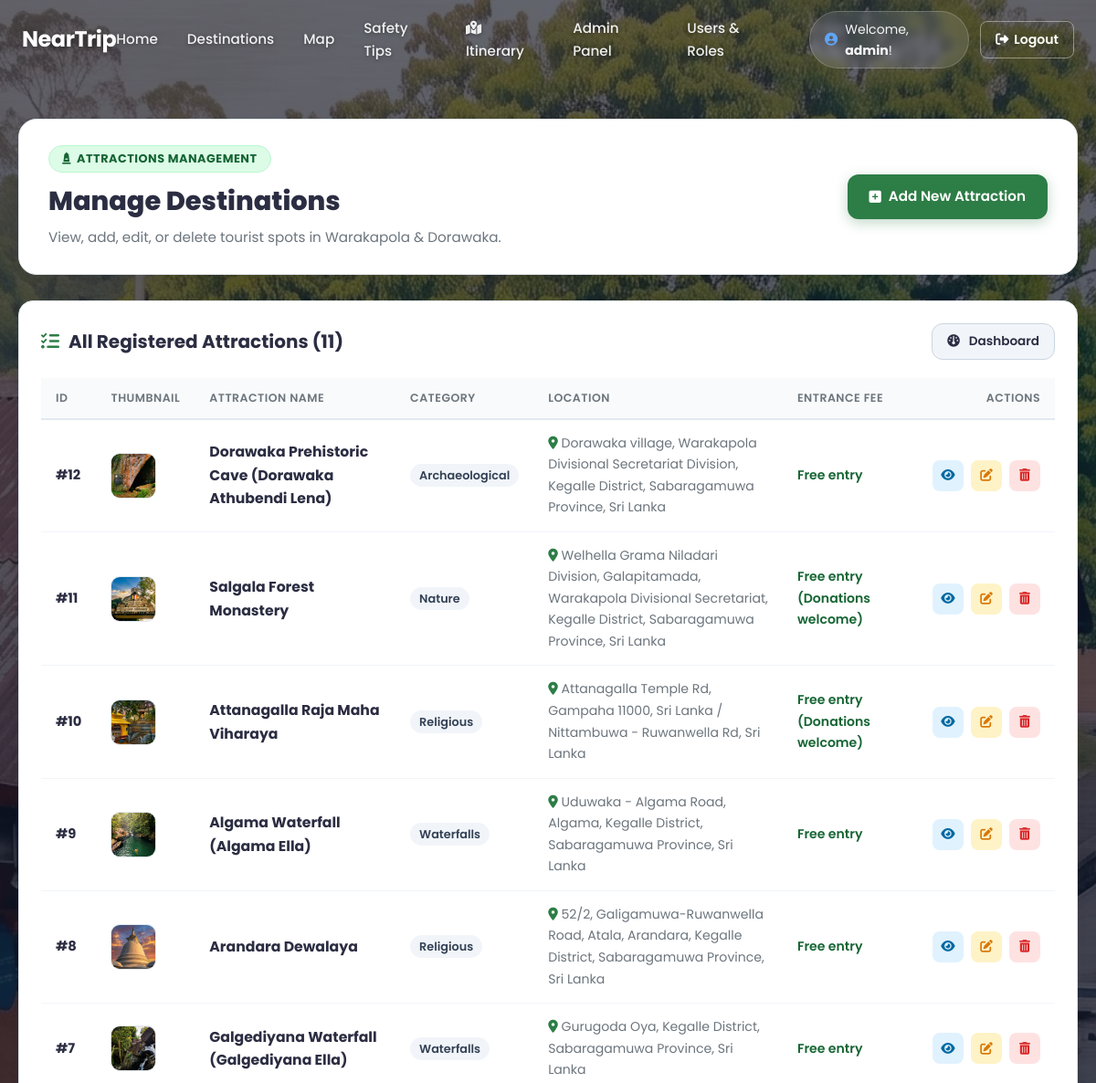
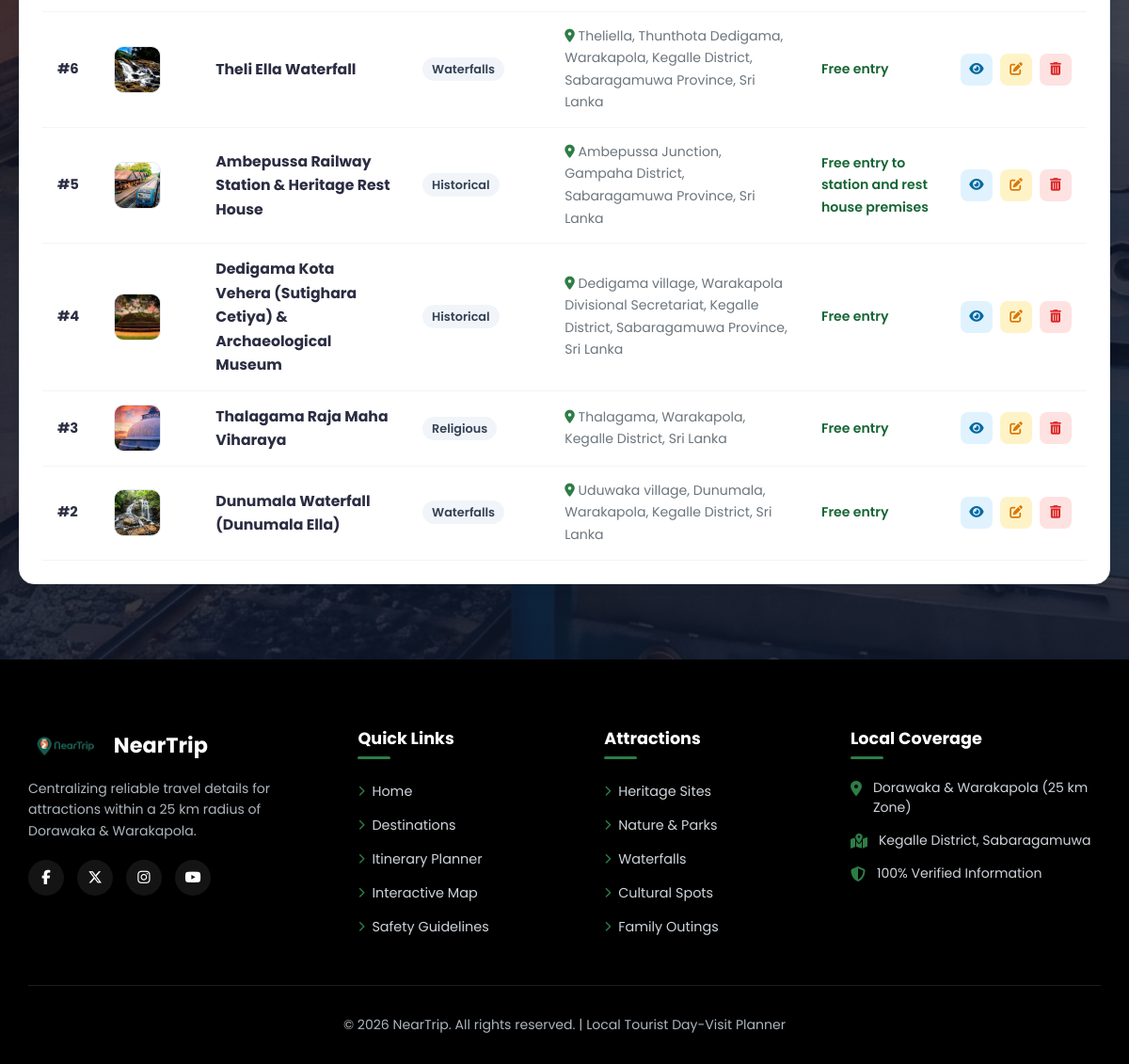
Screenshot of /admin/attractions.php (signed in) with the database file from the repository (2 pictures, top to bottom).
### tables this page shows
CREATE TABLE `attraction` (
  `attraction_id` int(11) NOT NULL,
  `category_id` int(11) DEFAULT NULL,
  `admin_id` int(11) DEFAULT NULL,
  `name` varchar(100) DEFAULT NULL,
  `description` text DEFAULT NULL,
  `location` varchar(255) DEFAULT NULL,
  `latitude` decimal(10,8) DEFAULT NULL COMMENT 'GPS latitude coordinate',
  `longitude` decimal(11,8) DEFAULT NULL COMMENT 'GPS longitude coordinate',
  `opening_hours` varchar(100) DEFAULT NULL COMMENT 'Opening hours of the attraction',
  `entrance_fee` varchar(100) DEFAULT NULL COMMENT 'Entrance fee (can be "Free" or amount)',
  `facilities` text DEFAULT NULL COMMENT 'Available facilities (parking, restrooms, etc.)',
  `travel_tips` text DEFAULT NULL COMMENT 'Travel tips for visitors',
  `safety_guidelines` text DEFAULT NULL COMMENT 'Safety guidelines for visitors',
  `image_url` varchar(255) DEFAULT NULL COMMENT 'Path to attraction image'
);

CREATE TABLE `category` (
  `category_id` int(11) NOT NULL,
  `category_name` varchar(50) DEFAULT NULL
);

### includes/auth.php (called while the page is built, shortened)
<?php
if (!function_exists('isLoggedIn')) {
    function isLoggedIn() {
        return isset($_SESSION['admin_id']) && !empty($_SESSION['admin_id']);
    }
}
if (!function_exists('isAdmin')) {
    function isAdmin() {
        return isLoggedIn() && isset($_SESSION['role']) && $_SESSION['role'] === 'admin';
    }
}
if (!function_exists('getCurrentUsername')) {
    function getCurrentUsername() {
        return isLoggedIn() && isset($_SESSION['username']) ? $_SESSION['username'] : 'Guest';
    }
}

### admin/attractions.php (the view, shortened to what this page needs)
<?php
include_once __DIR__ . '/../includes/header.php';
$attractions = [];
$sql = "SELECT a.*, c.category_name
        FROM `attraction` a
        LEFT JOIN `category` c ON a.category_id = c.category_id
        ORDER BY a.attraction_id DESC";
$result = $conn->query($sql);
if ($result && $result->num_rows > 0) {
    while ($row = $result->fetch_assoc()) {
        $attractions[] = $row;
    }
}
?>
<main class="dashboard-page-section" style="padding: 130px 20px 80px 20px; background-color: #F8FAFC;">
    <div class="section-container" style="max-width: 1200px; margin: 0 auto;">
        <div class="admin-welcome-banner">
            <div>
                <span class="role-badge admin">
                    <i class="fas fa-monument"></i> Attractions Management
                </span>
                <h1 class="admin-welcome-title">Manage Destinations</h1>
                <p class="admin-welcome-subtext">View, add, edit, or delete tourist spots in Warakapola & Dorawaka.</p>
            </div>
            <div class="admin-welcome-actions">
                <a href="add_attraction.php" class="btn-primary-action">
                    <i class="fas fa-square-plus"></i> Add New Attraction
                </a>
            </div>
        </div>
        <div class="admin-panel-card" style="margin-top: 24px;">
            <div class="panel-card-header flex-between" style="flex-wrap: wrap; gap: 14px; margin-bottom: 20px;">
                <h3 class="panel-card-title" style="margin: 0;">
                    <i class="fas fa-list-check"></i> All Registered Attractions (<?php echo count($attractions); ?>)
                </h3>
                <div style="display: flex; gap: 10px;">
                    <a href="dashboard.php" class="quick-action-btn outline" style="padding: 8px 16px; font-size: 0.85rem;">
                        <i class="fas fa-gauge"></i> Dashboard
                    </a>
                </div>
            </div>
            <div class="admin-table-responsive">
                <?php if (!empty($attractions)): ?>
                    <table class="admin-data-table">
                        <thead>
                            <tr>
                                <th>ID</th>
                                <th>Thumbnail</th>
                                <th>Attraction Name</th>
                                <th>Category</th>
                                <th>Location</th>
                                <th>Entrance Fee</th>
                                <th style="text-align: right;">Actions</th>
                            </tr>
                        </thead>
                        <tbody>
                            <?php foreach ($attractions as $item): ?>
                                <?php
                                    $rawImg = !empty($item['image_url']) ? $item['image_url'] : 'assets/hero.webp';
                                    $cleanImg = ltrim($rawImg, '/');
                                    $imgSrc = file_exists(__DIR__ . '/../' . $cleanImg) ? '../' . $cleanImg : '../assets/hero.webp';
                                ?>
                                <tr>
                                    <td><strong>#<?php echo (int)$item['attraction_id']; ?></strong></td>
                                    <td>
                                        <div style="width: 50px; height: 50px; border-radius: 10px; overflow: hidden; border: 1px solid #E2E8F0;">
                                            <img src="<?php echo htmlspecialchars($imgSrc); ?>" alt="<?php echo htmlspecialchars($item['name']); ?>" style="width: 100%; height: 100%; object-fit: cover;">
                                        </div>
                                    </td>
                                    <td>
                                        <strong style="color: var(--text-dark); font-size: 0.98rem;"><?php echo htmlspecialchars($item['name']); ?></strong>
                                    </td>
                                    <td>
                                        <span class="table-badge">
                                            <?php echo !empty($item['category_name']) ? htmlspecialchars($item['category_name']) : 'General'; ?>
                                        </span>
                                    </td>
                                    <td>
                                        <span style="font-size: 0.88rem; color: var(--text-muted);">
                                            <i class="fas fa-location-dot" style="color: var(--primary);"></i> <?php echo htmlspecialchars($item['location']); ?>
                                        </span>
                                    </td>
                                    <td>
                                        <span style="font-size: 0.88rem; font-weight: 600; color: #166534;">
                                            <?php echo !empty($item['entrance_fee']) ? htmlspecialchars($item['entrance_fee']) : 'Free'; ?>
                                        </span>
                                    </td>
                                    <td style="text-align: right;">
                                        <div class="table-action-btns">
                                            <a href="../details.php?id=<?php echo (int)$item['attraction_id']; ?>" class="tbl-btn view" title="View Public Page">
                                                <i class="fas fa-eye"></i>
                                            </a>
                                            <a href="edit_attraction.php?id=<?php echo (int)$item['attraction_id']; ?>" class="tbl-btn edit" title="Edit Attraction">
                                                <i class="fas fa-pen-to-square"></i>
                                            </a>
                                            <a href="delete_attraction.php?id=<?php echo (int)$item['attraction_id']; ?>" class="tbl-btn delete" title="Delete Attraction">
                                                <i class="fas fa-trash-can"></i>
                                            </a>
                                        </div>
                                    </td>
                                </tr>
                            <?php endforeach; ?>
                        </tbody>
                    </table>
                <?php endif; ?>
            </div>
        </div>
    </div>
</main>
<?php
include_once __DIR__ . '/../includes/footer.php';
?>

### includes/header.php (shortened to what this page needs)
<?php
$inSubfolder = (strpos($_SERVER['PHP_SELF'], '/admin/') !== false || strpos($_SERVER['PHP_SELF'], '/user/') !== false);
$prefix = $inSubfolder ? '../' : '';
$currentPage = basename($_SERVER['PHP_SELF']);
?>
<!DOCTYPE html>
<html lang="en">
<head>
    <link rel="stylesheet" href="https://cdnjs.cloudflare.com/ajax/libs/font-awesome/6.5.1/css/all.min.css">
    <link rel="stylesheet" href="<?php echo $prefix; ?>assets/css/style.css">
</head>
<body>
    <header class="navbar">
        <div class="nav-container">
            <a href="<?php echo $prefix; ?>index.php" class="navbar-brand">
                <span>NearTrip</span>
            </a>
            <nav class="nav-menu">
                <ul>
                    <li><a href="<?php echo $prefix; ?>index.php" class="nav-link <?= ($currentPage == 'index.php') ? 'active' : '' ?>">Home</a></li>
                    <li><a href="<?php echo $prefix; ?>places.php" class="nav-link <?= ($currentPage == 'places.php') ? 'active' : '' ?>">Destinations</a></li>
                    <li><a href="<?php echo $prefix; ?>map.php" class="nav-link <?= ($currentPage == 'map.php') ? 'active' : '' ?>">Map</a></li>
                    <li><a href="<?php echo $prefix; ?>safety.php" class="nav-link <?= ($currentPage == 'safety.php') ? 'active' : '' ?>">Safety Tips</a></li>
                    <?php
                        $itineraryCount = (isset($_SESSION['itinerary']) && is_array($_SESSION['itinerary'])) ? count($_SESSION['itinerary']) : 0;
                    ?>
                    <li>
                        <a href="<?php echo $prefix; ?>plan.php" class="nav-link <?= ($currentPage == 'plan.php' || $currentPage == 'itinerary.php') ? 'active' : '' ?>">
                            <i class="fas fa-map-location-dot" style="margin-right: 4px;"></i> Itinerary<?php if ($itineraryCount > 0): ?> <span class="nav-itinerary-badge"><?php echo $itineraryCount; ?></span><?php endif; ?>
                        </a>
                    </li>
                    <?php if (isLoggedIn()): ?>
                        <?php if (isAdmin()): ?>
                            <li><a href="<?php echo $prefix; ?>admin/dashboard.php" class="nav-link <?= ($currentPage == 'dashboard.php' && strpos($_SERVER['PHP_SELF'], '/admin/') !== false) ? 'active' : '' ?>">Admin Panel</a></li>
                            <li><a href="<?php echo $prefix; ?>admin/users.php" class="nav-link <?= ($currentPage == 'users.php') ? 'active' : '' ?>">Users & Roles</a></li>
                        <?php else: ?>
                            <li><a href="<?php echo $prefix; ?>user/dashboard.php" class="nav-link <?= ($currentPage == 'dashboard.php' && strpos($_SERVER['PHP_SELF'], '/user/') !== false) ? 'active' : '' ?>">My Dashboard</a></li>
                        <?php endif; ?>
                    <?php endif; ?>
                </ul>
                <div class="nav-actions">
                    <?php if (isLoggedIn()): ?>
                        <a href="<?php echo $prefix; ?>user/profile.php" class="user-greeting-badge" style="text-decoration: none; display: inline-flex; align-items: center; gap: 8px; color: rgba(255, 255, 255, 0.95); background: rgba(255, 255, 255, 0.12); padding: 8px 16px; border-radius: 50px; font-size: 0.88rem; transition: all 0.3s ease; border: 1px solid rgba(255, 255, 255, 0.2);" title="Manage Account Profile & Password">
                            <i class="fas fa-user-circle" style="color: #60A5FA;"></i>
                            <span>Welcome, <strong><?php echo htmlspecialchars(getCurrentUsername()); ?></strong>!</span>
                        </a>
                        <a href="<?php echo $prefix; ?>admin/logout.php" class="btn-outline-logout" title="Logout">
                            <i class="fas fa-right-from-bracket"></i> Logout
                        </a>
                    <?php else: ?>
                        <a href="<?php echo $prefix; ?>admin/login.php" class="btn-login">
                            <i class="fas fa-right-to-bracket"></i> Login
                        </a>
                    <?php endif; ?>
                </div>
            </nav>
        </div>
    </header>

### includes/footer.php
<?php
$inSubfolderFooter = (strpos($_SERVER['PHP_SELF'], '/admin/') !== false || strpos($_SERVER['PHP_SELF'], '/user/') !== false);
$footerPrefix = isset($prefix) ? $prefix : ($inSubfolderFooter ? '../' : '');
?>
    <footer class="footer">
        <div class="footer-container">
            <div class="footer-grid">
                <div class="footer-col">
                    <div class="footer-brand">
                        <img src="<?php echo $footerPrefix; ?>assets/logo.png" alt="NearTrip Logo">
                        <span>NearTrip</span>
                    </div>
                    <p class="footer-tagline">Centralizing reliable travel details for attractions within a 25 km radius of Dorawaka & Warakapola.</p>
                    <div class="footer-socials">
                        <a href="javascript:void(0);" class="social-link" aria-label="Facebook"><i class="fab fa-facebook-f"></i></a>
                        <a href="javascript:void(0);" class="social-link" aria-label="Twitter"><i class="fab fa-x-twitter"></i></a>
                        <a href="javascript:void(0);" class="social-link" aria-label="Instagram"><i class="fab fa-instagram"></i></a>
                        <a href="javascript:void(0);" class="social-link" aria-label="YouTube"><i class="fab fa-youtube"></i></a>
                    </div>
                </div>
                <div class="footer-col">
                    <h4 class="footer-col-title">Quick Links</h4>
                    <ul class="footer-links">
                        <li><a href="<?php echo $footerPrefix; ?>index.php"><i class="fas fa-chevron-right"></i> Home</a></li>
                        <li><a href="<?php echo $footerPrefix; ?>places.php"><i class="fas fa-chevron-right"></i> Destinations</a></li>
                        <li><a href="<?php echo $footerPrefix; ?>plan.php"><i class="fas fa-chevron-right"></i> Itinerary Planner</a></li>
                        <li><a href="<?php echo $footerPrefix; ?>map.php"><i class="fas fa-chevron-right"></i> Interactive Map</a></li>
                        <li><a href="<?php echo $footerPrefix; ?>safety.php"><i class="fas fa-chevron-right"></i> Safety Guidelines</a></li>
                    </ul>
                </div>
                <div class="footer-col">
                    <h4 class="footer-col-title">Attractions</h4>
                    <ul class="footer-links">
                        <li><a href="<?php echo $footerPrefix; ?>places.php?category=heritage"><i class="fas fa-chevron-right"></i> Heritage Sites</a></li>
                        <li><a href="<?php echo $footerPrefix; ?>places.php?category=nature"><i class="fas fa-chevron-right"></i> Nature & Parks</a></li>
                        <li><a href="<?php echo $footerPrefix; ?>places.php?category=waterfalls"><i class="fas fa-chevron-right"></i> Waterfalls</a></li>
                        <li><a href="<?php echo $footerPrefix; ?>places.php?category=religious"><i class="fas fa-chevron-right"></i> Cultural Spots</a></li>
                        <li><a href="<?php echo $footerPrefix; ?>places.php?category=family"><i class="fas fa-chevron-right"></i> Family Outings</a></li>
                    </ul>
                </div>
                <div class="footer-col">
                    <h4 class="footer-col-title">Local Coverage</h4>
                    <ul class="footer-info-list">
                        <li><i class="fas fa-location-dot"></i> Dorawaka & Warakapola (25 km Zone)</li>
                        <li><i class="fas fa-map-marked-alt"></i> Kegalle District, Sabaragamuwa</li>
                        <li><i class="fas fa-shield-halved"></i> 100% Verified Information</li>
                    </ul>
                </div>
            </div>
            <div class="footer-bottom">
                <p>&copy; 2026 NearTrip. All rights reserved. | Local Tourist Day-Visit Planner</p>
            </div>
        </div>
    </footer>
</body>
</html>

### rows the page displays
attraction: attraction_id "12", image_url (picture), name "Dorawaka Prehistoric Cave (Dorawaka Athubendi Lena)", category.category_name "Archaeological", location "Dorawaka village, Warakapola Divisional Secretariat Division, Kegalle District, Sabaragamuwa Province, Sri Lanka", entrance_fee "Free entry"
attraction: attraction_id "11", image_url (picture), name "Salgala Forest Monastery", category.category_name "Nature", location "Welhella Grama Niladari Division, Galapitamada, Warakapola Divisional Secretariat, Kegalle District, Sabaragamuwa Province, Sri Lanka", entrance_fee "Free entry (Donations welcome)"
attraction: attraction_id "10", image_url (picture), name "Attanagalla Raja Maha Viharaya", category.category_name "Religious", location "Attanagalla Temple Rd, Gampaha 11000, Sri Lanka / Nittambuwa - Ruwanwella Rd, Sri Lanka", entrance_fee "Free entry (Donations welcome)"
attraction: attraction_id "9", image_url (picture), name "Algama Waterfall (Algama Ella)", category.category_name "Waterfalls", location "Uduwaka - Algama Road, Algama, Kegalle District, Sabaragamuwa Province, Sri Lanka", entrance_fee "Free entry"
attraction: attraction_id "8", image_url (picture), name "Arandara Dewalaya", category.category_name "Religious", location "52/2, Galigamuwa-Ruwanwella Road, Atala, Arandara, Kegalle District, Sabaragamuwa Province, Sri Lanka", entrance_fee "Free entry"
attraction: attraction_id "7", image_url (picture), name "Galgediyana Waterfall (Galgediyana Ella)", category.category_name "Waterfalls", location "Gurugoda Oya, Kegalle District, Sabaragamuwa Province, Sri Lanka", entrance_fee "Free entry"
attraction: attraction_id "6", image_url (picture), name "Theli Ella Waterfall", category.category_name "Waterfalls", location "Theliella, Thunthota Dedigama, Warakapola, Kegalle District, Sabaragamuwa Province, Sri Lanka", entrance_fee "Free entry"
attraction: attraction_id "5", image_url (picture), name "Ambepussa Railway Station & Heritage Rest House", category.category_name "Historical", location "Ambepussa Junction, Gampaha District, Sabaragamuwa Province, Sri Lanka", entrance_fee "Free entry to station and rest house premises"
attraction: attraction_id "4", image_url (picture), name "Dedigama Kota Vehera (Sutighara Cetiya) & Archaeological Museum", category.category_name "Historical", location "Dedigama village, Warakapola Divisional Secretariat, Kegalle District, Sabaragamuwa Province, Sri Lanka", entrance_fee "Free entry"
attraction: attraction_id "3", image_url (picture), name "Thalagama Raja Maha Viharaya", category.category_name "Religious", location "Thalagama, Warakapola, Kegalle District, Sri Lanka", entrance_fee "Free entry"
attraction: attraction_id "2", image_url (picture), name "Dunumala Waterfall (Dunumala Ella)", category.category_name "Waterfalls", location "Uduwaka village, Dunumala, Warakapola, Kegalle District, Sri Lanka", entrance_fee "Free entry"

### other values shown
getCurrentUsername() "admin"
count($attractions) "11"
